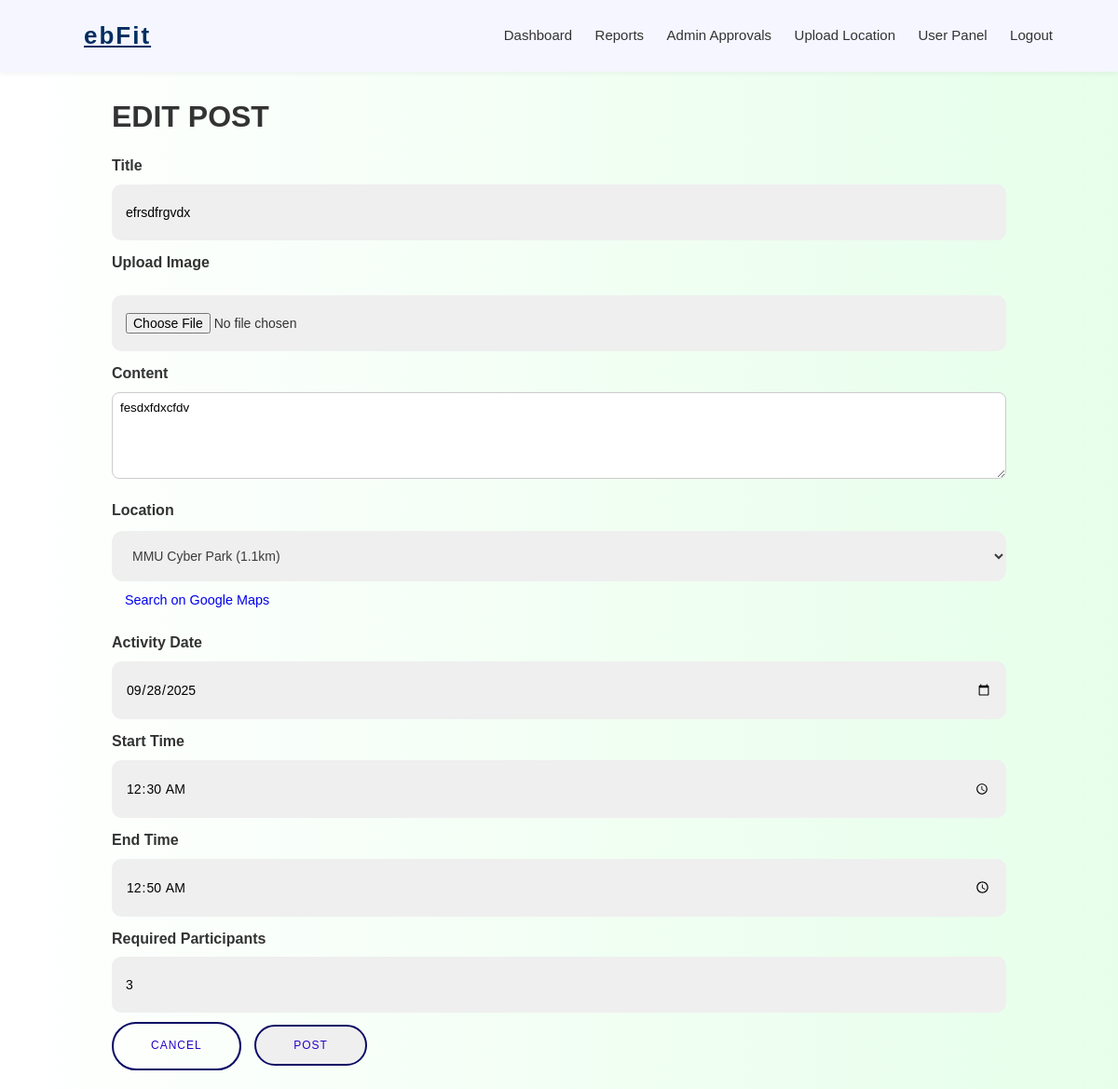
The page /edit/1 (signed in) on the database its author committed.
### app.py (models this page shows)
class Posts(db.Model):
    __tablename__ = "posts" # Explicitly name the table "posts"
    post_id = db.Column(db.Integer, primary_key=True) # Unique identifier for each post
    title = db.Column(db.String(200), nullable=False) # Short title of the post/activity
    content = db.Column(db.Text, nullable=False) # Full description of the activity
    location = db.Column(db.String(100), nullable=False) # Where the activity happens
    event_date = db.Column(db.Date, nullable=False) # Activity date
    start_time = db.Column(db.Time, nullable=False) # Activity start time
    end_time = db.Column(db.Time, nullable=False) # Activity end time
    date_posted = db.Column(db.DateTime, default=datetime.utcnow, nullable=False)
    post_status = db.Column(db.String(20), default="open")
    participants = db.Column(db.Integer, nullable=False) # Max or current number of participants
    image_filename = db.Column(db.String(200), nullable=True) # Optional: image uploaded for this post
    email = db.Column(db.String(255), db.ForeignKey("users.email"), nullable=False)  # Foreign key → link each post to the user who created it
    user = db.relationship("User", back_populates="posts")
    is_hidden = db.Column(db.Boolean, default=False) # If True → hide this post from public views
    join_activities = db.relationship("JoinActivity", back_populates="post", lazy=True, cascade="all, delete-orphan")
    reports = db.relationship(
        "Reports",
        backref="post",                # enables Reports.post
        lazy=True,
        cascade="all, delete-orphan"  # deleting a post deletes reports
    )

### app.py (the view, shortened to what this page needs)
@app.route("/edit/<int:post_id>", methods=["GET", "POST"])
def edit_post(post_id):
    post = Posts.query.get_or_404(post_id)
    if current_user.is_authenticated:
        is_owner = (post.email == current_user.email)
    elif session.get("admin_email"):
        is_owner = True  # admins can edit any post
    else:
        is_owner = False
    if not is_owner:
        flash("You are not authorized to edit this post.", "danger")
        return redirect(url_for("posts"))
    form = ActivityForm(obj=post)
    form.location.choices = load_locations()
    if not form.location.choices or form.location.choices == [("none", "--Please select a location--")]:
        form.location.choices = []
    if request.method == "GET":
        form.title.data = post.title
        form.content.data = post.content
        form.location.data = post.location
        form.event_date.data = post.event_date
        form.start_time.data = post.start_time
        form.end_time.data = post.end_time
        form.participants.data = post.participants
    return render_template("edit_post.html", form=form, post=post, current_date=date.today().isoformat())

### app.py (shortened to what this page needs)
class ActivityForm(FlaskForm):
    title = StringField("Title", validators=[DataRequired()]) # Activity title (must not be empty)
    image = FileField("Upload Image", validators=[FileAllowed(['jpg', 'jpeg', 'png', 'gif'], 'Images only!')]) # Optional image upload, but only allows specific formats
    content = TextAreaField("Content", validators=[DataRequired()]) # Detailed description of the activity (required)
    location = SelectField("Location", choices=[], validators=[DataRequired()]) # Dropdown list of locations (choices loaded dynamically later)
    event_date = DateField("Activity Date", format="%Y-%m-%d", validators=[DataRequired()]) # Date of the activity (must not be in the past → see custom validator)
    start_time = TimeField("Start Time", format="%H:%M", validators=[DataRequired()]) # Start time of the activity
    end_time = TimeField("End Time", format="%H:%M", validators=[DataRequired()]) # End time of the activity
    participants = IntegerField("Required Participants", validators=[DataRequired(), NumberRange(min=1)]) # Number of people required (must be at least 1)
    submit = SubmitField("Post") # Button to submit the form

### app.py (called while the page is built)
@app.context_processor
def notif_count():
    if current_user.is_authenticated:
        count = Notification.query.filter_by(email=current_user.email, is_read=False).count()
        return {"unread_count": count}
    return {"unread_count": 0}

@login_manager.user_loader
def load_user(user_id):
    return User.query.filter_by(email=user_id).first()

@app.context_processor
def inject_admin():
    email = session.get("admin_email")
    if email:
        current_admin = Admin.query.get(email)
        return dict(admin=current_admin)
    return dict(admin=None)

### templates/edit_post.html (shortened to what this page needs)
{% extends "base.html" %}
{% block content %}
<div class="container">
    <h1>Edit Post</h1>
    <form method="POST" enctype="multipart/form-data">
        <div class="form-group">
            {{ form.title.label(class="form-label") }}
            {{ form.title(class="form-control", size=40) }}
        </div>
        <div class="form-group">
            {{ form.image.label(class="form-label") }}
            {{ form.image(class="form-control-file") }}
        </div>
        <div class="form-group">
            {{ form.content.label(class="form-label") }}
            {{ form.content(class="form-control", rows=5) }}
        </div>
        <div class="form-group">
            <label for="location-select"><strong>{{ form.location.label.text }}</strong></label>
            <select name="{{ form.location.name }}" id="location-select" class="form-select" required>
                {% for value, label in form.location.choices %}
                    <option value="{{ value }}" {% if form.location.data == value %}selected{% endif %}>
                        {{ label }}
                    </option>
                {% endfor %}
            </select>
            <div class="mt-2">
                <a id="map-link" href="#" target="_blank" class="btn btn-success" style="display:none;">
                    Search on Google Maps
                </a>
            </div>
        </div>
        <div class="form-group">
            {{ form.event_date.label(class="form-label") }}
            <input type="date" name="{{ form.event_date.name }}" class="form-control"
                   value="{{ form.event_date.data or post.event_date }}"
                   min="{{ current_date }}">
        </div>
        <div class="form-group">
            {{ form.start_time.label(class="form-label") }}
            {{ form.start_time(class="form-control") }}
        </div>
        <div class="form-group">
            {{ form.end_time.label(class="form-label") }}
            {{ form.end_time(class="form-control") }}
        </div>
        <div class="form-group">
            {{ form.participants.label(class="form-label") }}
            {{ form.participants(class="form-control", min="1") }}
        </div>
        <div class="form-group">
            <a href="{{ url_for('post_detail', post_id=post.post_id) }}" class="btnpost5 btn-gap">Cancel</a>
            <button type="submit" class="btnpost5">Post</button>
        </div>
    </form>
</div>
{% endblock %}

### static/style.css (style rules this page uses)
.container { max-width: 1000px; margin: 0 auto; padding: 20px; font-family: "Segoe UI", Arial, sans-serif; color: #333; }
.btn { display: inline-block; padding: 8px 14px; border-radius: 6px; text-decoration: none; font-size: 0.9rem; cursor: pointer; }
label { display: block; margin-top: 10px; font-weight: bold; }
input, textarea { width: 100%; padding: 8px; margin-top: 5px; border-radius: 8px; border: 1px solid #ccc; }
body { font-family: 'Rubik', sans-serif; }
:root { --primary-color: #4460f1; --white-color: #ffffff; --light-text-color: #9398b3; --light-bg-color: #f2f4ff; --dark-color: #333333; --background-color: #fcfcff; }
* { margin:0; padding:0; border: none; outline: none; font-family: 'Rubik', sans-serif; border: none; outline: none; font-family: 'Rubik', sans-serif; }
*,::before,::after { box-sizing:border-box; }
form input { font: inherit; font-size: 14px; width: 100%; border: none; outline: none; padding: 0 15px; line-height: 60px; border-radius: 10px; }
input::placeholder { color: var(--dark-color); font-family:'Rubik'; font-size: inherit; }
form input:not(.submit) { background-color: #efefef; width: 100%; width: 100%; }
.form-select { padding: 18px; border-radius: 12px; width: 100%; color: #3b3b3b; font-size: 14px; background: #efefef; margin-top: 8px; }
html { scroll-behavior: smooth; }
#location-select { max-height: 150px; overflow-y: auto; }
.post h2, .container h1 { text-transform: uppercase; }
body.adminloc, body.admin { background: linear-gradient(to right, #ffffff, #e6ffea); }
body.admin { font-family: 'Rubik', sans-serif; font-size: 16px; font-weight: 400; line-height: 1.8; color: var(--dark-color); }
input[type="file"] { margin-top: 20px; }
.btnloc, .btnpost, .btnpost2, .btnpost5, .input.btnpost[type="submit"] { font-size: 12px; font-weight: 500; text-transform: uppercase; letter-spacing: 1px; padding: 13px 40px; border: 2px solid #080965; border-radius: 50px; margin-top: 20px; text-decoration: none; display: inline-block; width: auto; color: #2800c7; }
.btnpost5 { display: inline-block; margin-top: 10px !important; }
.btn-gap { margin-right: 10px; }

### rows shown on the page
Posts: title "efrsdfrgvdx", content "fesdxfdxcfdv", location "MMU Cyber Park (1.1km)", event_date "09/28/2025", start_time "00:30", end_time "00:50", participants "3"
